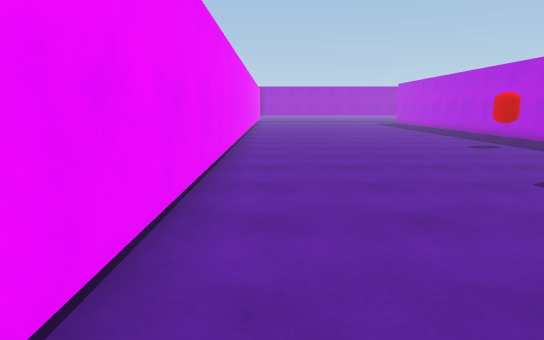
view 1 (above)

24 first-person views from a walk through a 3-D level made in the Unity game engine. The camera is 1.4 m above the floor, tilts 10° down and sees 75° across. The floor is counted in squares, 1 m on a side. Each view is taken from the middle of a square. On the plan, view 1 faces up. The plan holds only what a view shows up to about 15 squares ahead; the rest is blank. The place goes on beyond the plan.

view 2
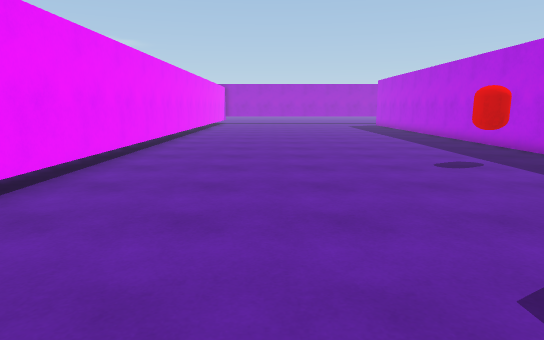

view 3
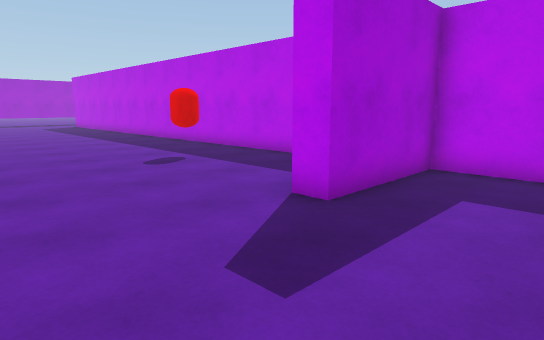

view 4
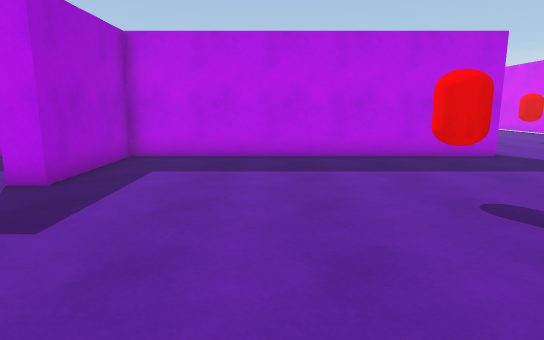

view 5
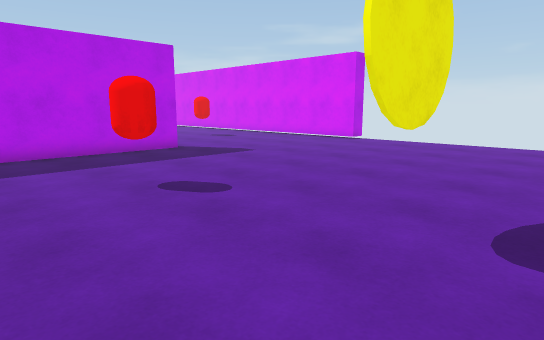

view 6
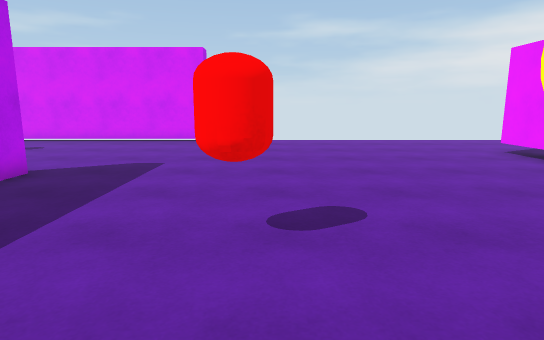

view 7
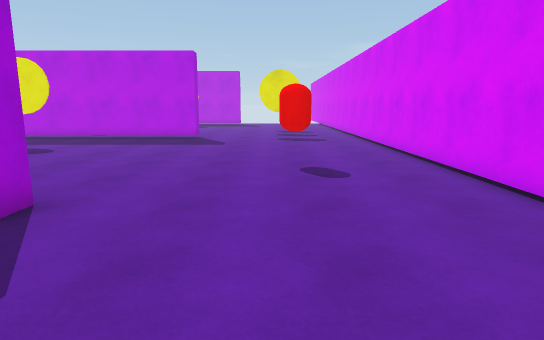

view 8
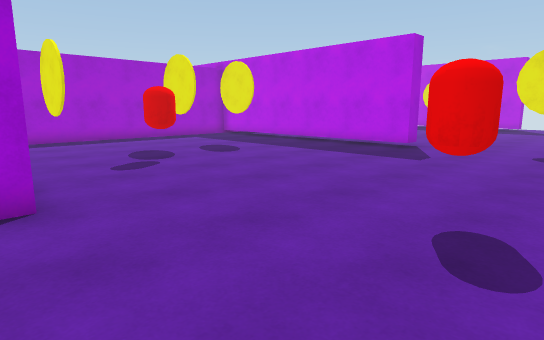

view 9
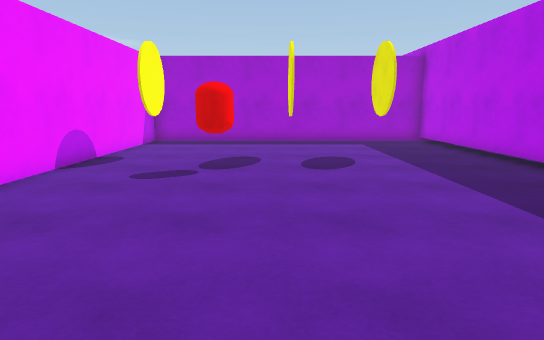

view 10
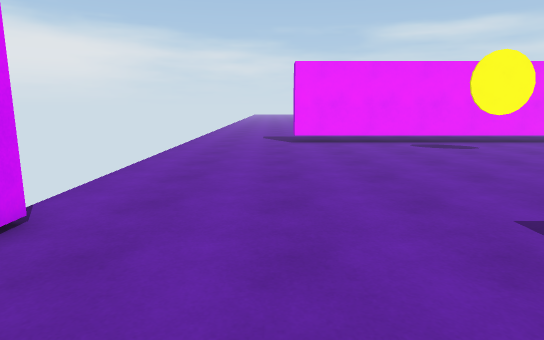

view 11
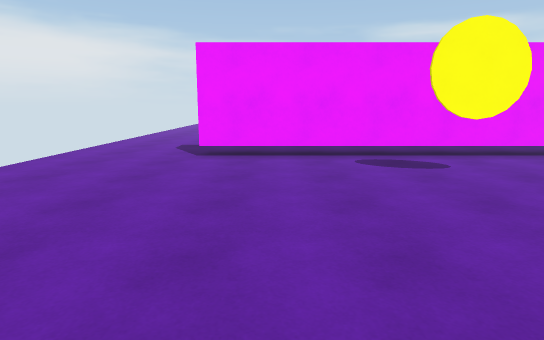

view 12
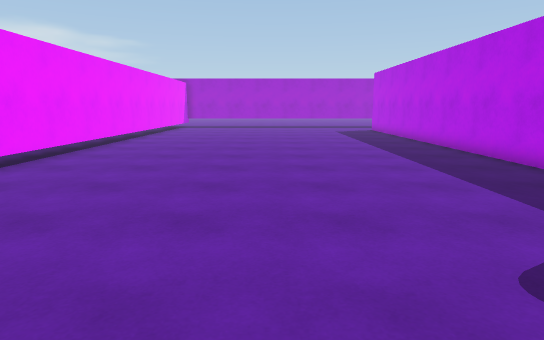

view 13
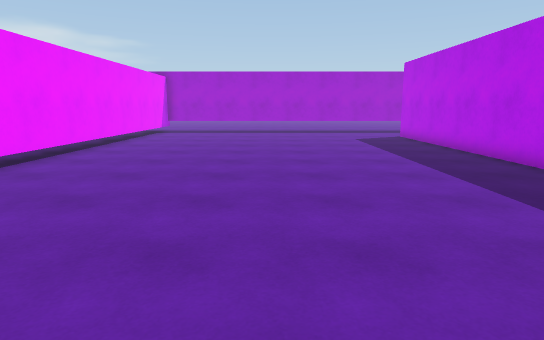

view 14
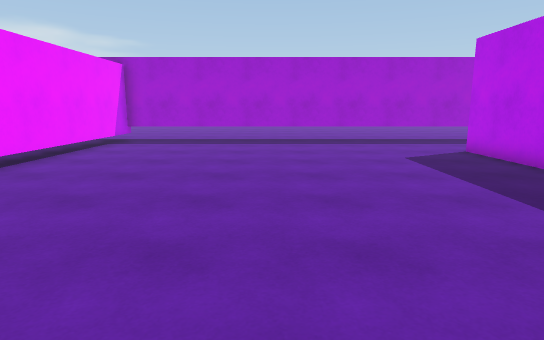

view 15
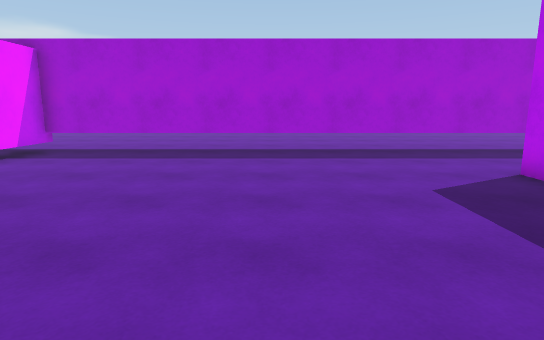

view 16
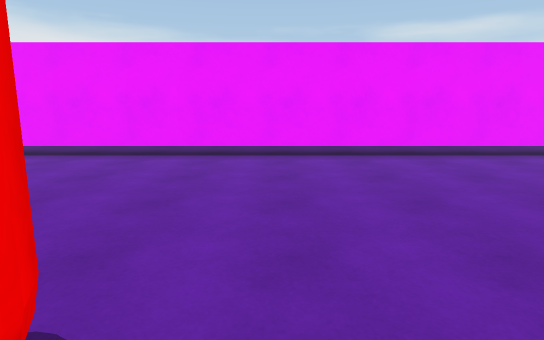

view 17
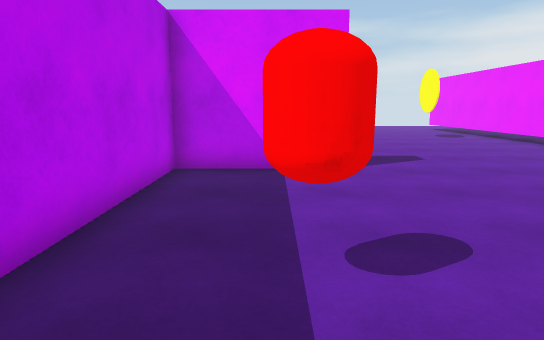

view 18
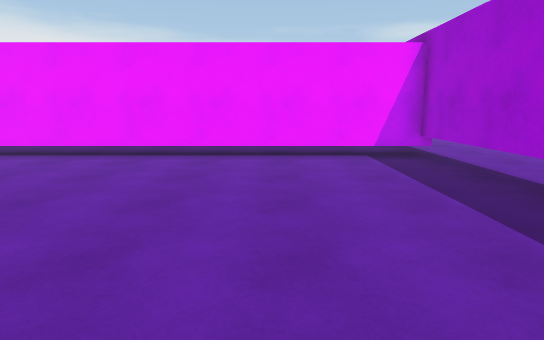

view 19
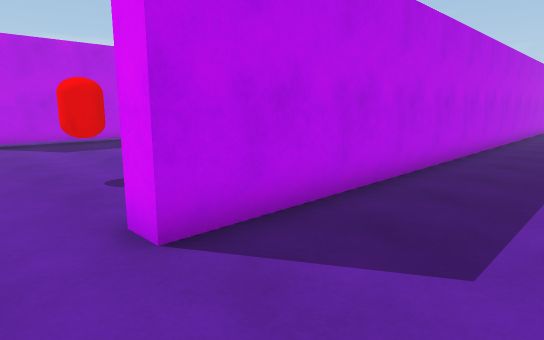

view 20
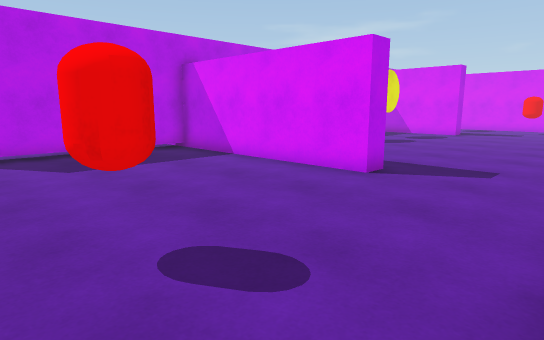

view 21
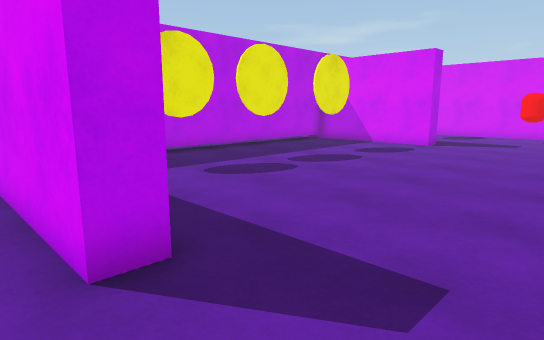

view 22
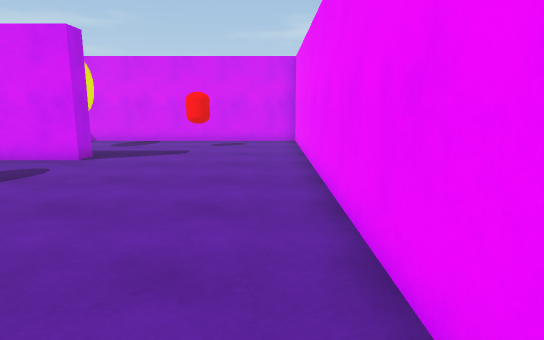

view 23
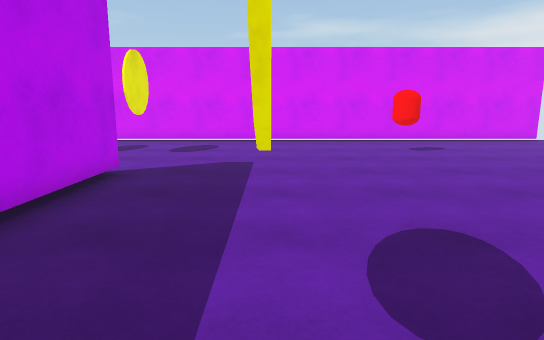

view 24
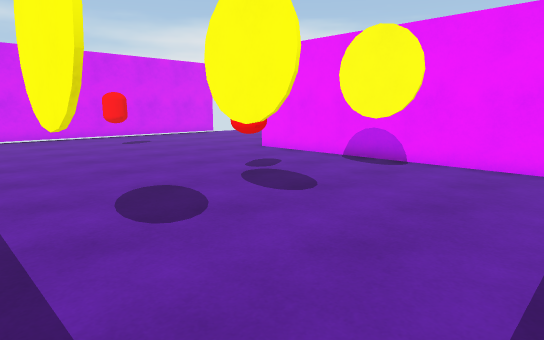

### Floor plan
Key: @ floor where view 1 was taken; # wall or solid block; . floor; T thing the floor can be seen under or through; C red capsule.
Columns run from 6 left of view 1 to 25 right of it. Each row starts with its distance up from view 1.
 38      ..............
 37      T
 36      TTTTTTTTTTTTTTTT
 35   .. T..............
 34   .. T.............
 33   .. T....................
 32   .. T...........##..C.......#
 31   .. T...........# ..........#
 30   .. T...........# ..........#
 29   .. T...........# ..........#
 28   .. T...........# ..........#
 27   .. T...........# ..........#
 26   .. T...........# ...########
 25   .. T...........# .....
 24   .. T...........# .......
 23   .. T...........# .........
 22   .. T...........##..........
 21   .. T...........##..........#
 20   .. T...........##..........#
 19   .. T...........##..........#
 18   .. T...........##..........#
 17   .. T...........##..........#
 16   .. T...........##..........#
 15   .. T...........##..........
 14   .. T...........##.........
 13   .. T.........C.##......###
 12   .. T...........##.......
 11   .. T...........##.......
 10   .. T...........##...C....
  9   .. T...........##........
  8   .. T........##############
  7   .. T........################
  6   .. T...........##..........#
  5   .  T...........##..........#
  4   .. T...........##..........#
  3   .. T...........##..........#
  2   .. T...........##..........#
  1   .. T...........##..........#
  0   .. T@.....C....##...C......#
 -1   .. T...........##..........#
 -2   .. T...........##..........#
 -3   .. T...........##..........##
 -4   .. T.........................
 -5   .. T.........................
 -6   .. T..........................
 -7   ..TT..........................
 -8  .....................C.........
 -9 ................................
-10 ................................
-11 ...............#################

Where each view was taken, in squares from view 1:
view 1: 0 up, 0 right, facing up
view 2: 4 up, 3 right, facing up
view 3: 4 up, 3 right, facing up-right
view 4: 3 up, 1 right, facing right
view 5: 3 up, 0 right, facing down-right
view 6: 4 up, 6 right, facing down
view 7: 7 down, 7 right, facing right
view 8: 9 down, 11 right, facing up-right
view 9: 8 down, 17 right, facing up
view 10: 8 down, 13 right, facing left
view 11: 5 down, 9 right, facing left
view 12: 10 up, 5 right, facing up
view 13: 15 up, 5 right, facing up
view 14: 21 up, 5 right, facing up
view 15: 25 up, 6 right, facing up
view 16: 14 up, 9 right, facing left
view 17: 16 up, 9 right, facing down
view 18: 32 up, 9 right, facing left
view 19: 34 up, 8 right, facing down-right
view 20: 33 up, 12 right, facing down-right
view 21: 27 up, 13 right, facing down-right
view 22: 23 up, 13 right, facing down
view 23: 4 up, 20 right, facing down
view 24: 6 up, 21 right, facing down-left
